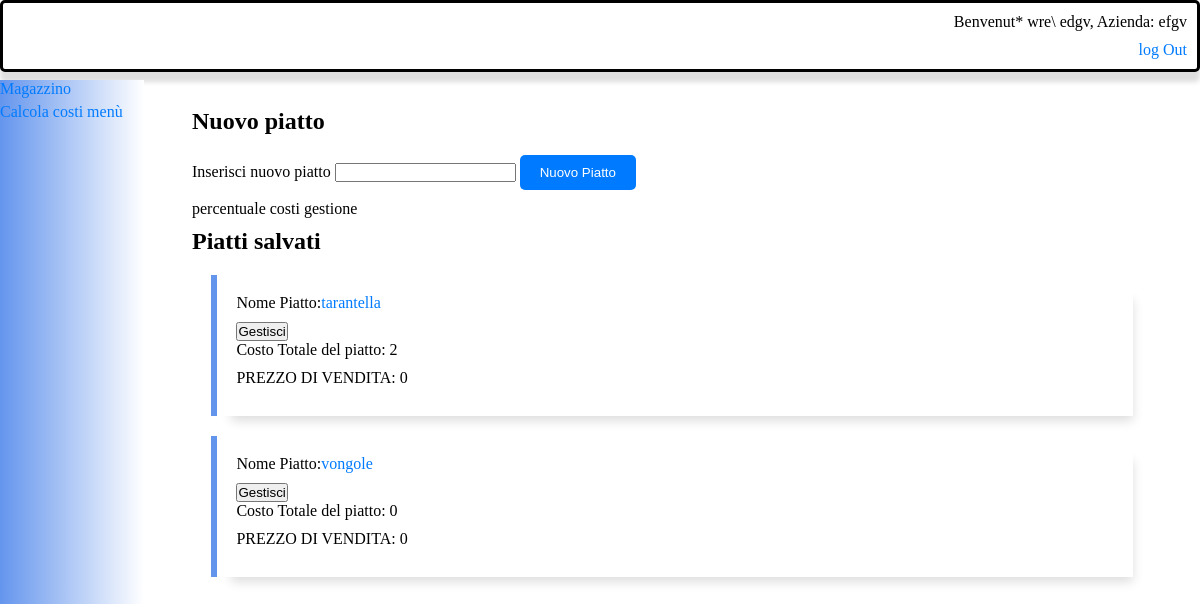
Page /calcolaTotale (signed in) on the committed database.
### tables this page shows
CREATE TABLE utenti
(
    id_utente INTEGER PRIMARY KEY AUTOINCREMENT,
    nome TEXT,
    cognome TEXT,
    mail TEXT,
    compagnia TEXT,
    passwo VARCHAR[255] NOT NULL
    /*
    tabella che racchiude gli utenti iscritti al servizio e i loro dati

    id dell'utente'
    nome utente
    cognome utente
    mail dell'utente'
    azienda per cui lavora
    password criptata con hash


*/
);

CREATE TABLE piatti
(
	piattoId INTEGER PRIMARY KEY AUTOINCREMENT,
    idUtente INT,
	nome TEXT,
    costo DECIMAL (10, 4),
    prezzoVendita DECIMAL (10, 4),
    percentualeFoodCost DECIMAL (10, 4)
    /*
    tabella che racchiude i piatti composti da vari ingredienti ed oggetti, degli utenti iscritti al servizio

    id del piatto 
    id dell'utente
    nome del piatto'
    costo del piatto composto dalla somma di tutti gli ingredienti e gli oggetti che lo compongono
*/

);

### app.py (the view)
@app.route('/calcolaTotale', methods=['POST', 'GET'])
@login_required
def calcolaTot():
    db=database.db()
    piattiUtente=database.visualizza_tutti_piatti(db, 'piatti', session['userId'])
    oggettiUtente=database.visualizza_tutti_piatti(db,'oggetti', session['userId'])
    ingredientiUtente=database.visualizza_tutti_piatti(db, 'ingredienti', session['userId'])
    infoUtente=database.visualizza_tutti_piatti(db, 'utenti', session['userId'])
    db.close()
    return render_template('calcolaPrezzo.html', piattiUtente=piattiUtente, ingredientiUtente=ingredientiUtente, infoUtente=infoUtente, oggettiUtente=oggettiUtente)

### app.py (called while the page is built)
def login_required(view_func):
    @wraps(view_func)
    def wrapped_view(*args, **kwargs):
        if 'userId' in session:
            return view_func(*args, **kwargs)
        else:
            return redirect(url_for('crea_utente'))
    return wrapped_view

### query.py (called while the page is built)
    @staticmethod
    def db():
        DATABASE = 'piatti.db'
        db = getattr(g, '_database', None)
        if db is None:
            db = g._database = sqlite3.connect(DATABASE)
        return db

    @staticmethod
    def visualizza_tutti_piatti(db, tabella, idUte):
        cursore = db.cursor()
        if tabella == 'piatti':
            cursore.execute(f"SELECT * FROM {tabella} WHERE idUtente=?", (idUte,))
            piatti = cursore.fetchall()
        elif tabella == 'ingredienti':
            cursore.execute(f"SELECT * FROM {tabella} WHERE idUtente=?", (idUte,))
            piatti = cursore.fetchall()
        elif tabella == 'utenti':
            cursore.execute(f"SELECT * FROM {tabella} WHERE id_utente=?", (idUte,))
            piatti = cursore.fetchone()
        elif tabella=='oggetti':
            cursore.execute(f"SELECT * FROM {tabella} WHERE idUtente=?", (idUte,))
            piatti = cursore.fetchall()
        return piatti

### templates/calcolaPrezzo.html (shortened to what this page needs)
<!DOCTYPE html>
<html>
<head>
    <link type="text/css" rel="stylesheet" href="{{ url_for('static', filename='templates.css') }}" />
</head>
<body class="l1">
    <div class="info_ute">
        <div>
            <p>
                Benvenut* {{(infoUtente[1])}} {{(infoUtente[2])}}, Azienda: {{(infoUtente[4])}}
            </p>
            <div>
                <a href="{{(url_for('logOut'))}}">log Out</a>
            </div>
        </div>
    </div>
    <nav class="navLaterale">
        <ul>
            <li><a href="{{(url_for('dashboardMagazzino'))}}">Magazzino</a></li>
            <li><a href="{{(url_for('calcolaTot'))}}">Calcola costi menù</a></li>
        </ul>
    </nav>
    <div class="container">
        <div class="fondoForm">
            <h1>Nuovo piatto</h1>
            <form action="{{('/nuovoPiatto')}}" method="post">
                <label for="nomePiatto">Inserisci nuovo piatto</label>
                <input type="text" id="nomePiatto" name="nomePiatto">
                <input type="submit" value="Nuovo Piatto">
            </form>
            <p>percentuale costi gestione</p>
        </div>
        <div class="fondoForm">
            <h1>Piatti salvati</h1>
            {% for piatto in piattiUtente %}
            <div class="piatti">
                <div class="infoIn">
                    <div>
                        <p>Nome Piatto:     </p>
                    </div>
                    <div>
                        <a href="{{url_for('visualizzaDashboardPiatto', idPiatto=piatto[0])}}">{{piatto[2]}}</a>
                    </div>
                </div>
                <button class="buttonButton" data-target="#buttonButton{{ loop.index }}">Gestisci</button>
                <p>Costo Totale del piatto: {{piatto[3]}}</p>
                <p>PREZZO DI VENDITA: {{piatto[4]}}</p>
            </div>
            {% endfor %}
        </div>
    </div>
</body>
</html>

### static/templates.css (style rules this page uses)
* { margin: 0; padding: 0; box-sizing:border-box; }
.navLaterale { width: 12%; background: linear-gradient(to right, cornflowerblue, white); color: white; overflow-y: auto; position: fixed; bottom: 0; height: 90%; transition: left 0.3s ease; z-index: 1000; }
.container { margin-left: 12%; padding: 4%; width: calc(100% - 12%); overflow-y: auto; height: 100%; margin-top: 5%; justify-content:space-between; }
.info_ute { background-color: #ffffff; padding: 10px; border-radius: 5px; margin-bottom: 20px; border-bottom: 3px; border: solid; box-shadow: 0px 10px 5px #dedede; -moz-box-shadow: 0px 10px 5px #dedede; -webkit-box-shadow: 0px 10px 5px #dedede; position: fixed; top: 0; width: 100%; z-index: 1000; text-align:right; }
.infoIn { display:flex; flex-direction:row; }
.fondoForm { width:100%; position: relative; background-color: #ffffff; }
.piatti { border-left-style: solid; border-left-color: cornflowerblue; border-left-width: 6px; padding-left: 2%; box-shadow: 10px 15px 10px -10px #dedede; -moz-box-shadow: 10px 15px 10px -10px #dedede; -webkit-box-shadow: 10px 15px 10px -10px #dedede; margin:2%; padding:2%; }
input[type="text"], input[type="submit"], input[type="reset"], label { margin-bottom: 10px; }
h1 { margin-bottom: 20px; font-size: 24px; }
p { margin-bottom: 10px; }
ul { margin-bottom: 10px; }
li { margin-bottom: 5px; }
input[type="submit"], input[type="reset"] { background-color: #007bff; color: #ffffff; border: none; padding: 10px 20px; border-radius: 5px; cursor: pointer; }
a { color: #007bff; text-decoration: none; }

### rows in the picture
utenti: nome "wre\\", cognome "edgv", compagnia "efgv"
piatti: nome "tarantella", costo "2", prezzoVendita "0"
piatti: nome "vongole", costo "0", prezzoVendita "0"
